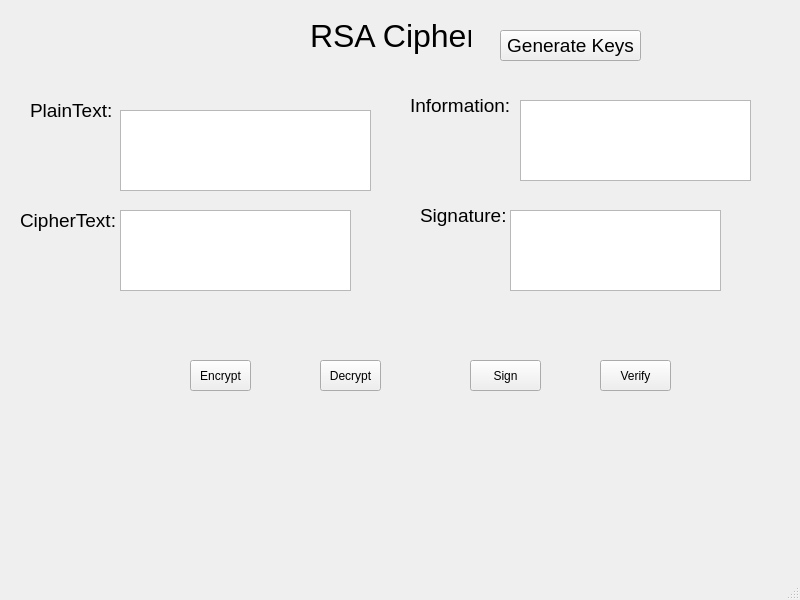
<?xml version="1.0" encoding="UTF-8"?>
<ui version="4.0">
 <class>MainWindow</class>
 <widget class="QMainWindow" name="MainWindow">
  <property name="geometry">
   <rect>
    <x>0</x>
    <y>0</y>
    <width>800</width>
    <height>600</height>
   </rect>
  </property>
  <property name="windowTitle">
   <string>MainWindow</string>
  </property>
  <widget class="QWidget" name="centralwidget">
   <widget class="QLabel" name="label">
    <property name="geometry">
     <rect>
      <x>310</x>
      <y>10</y>
      <width>161</width>
      <height>51</height>
     </rect>
    </property>
    <property name="font">
     <font>
      <pointsize>24</pointsize>
     </font>
    </property>
    <property name="text">
     <string>RSA Cipher</string>
    </property>
   </widget>
   <widget class="QLabel" name="label_2">
    <property name="geometry">
     <rect>
      <x>30</x>
      <y>100</y>
      <width>91</width>
      <height>21</height>
     </rect>
    </property>
    <property name="font">
     <font>
      <pointsize>14</pointsize>
     </font>
    </property>
    <property name="text">
     <string>PlainText:</string>
    </property>
   </widget>
   <widget class="QLabel" name="label_3">
    <property name="geometry">
     <rect>
      <x>20</x>
      <y>210</y>
      <width>101</width>
      <height>21</height>
     </rect>
    </property>
    <property name="font">
     <font>
      <pointsize>14</pointsize>
     </font>
    </property>
    <property name="text">
     <string>CipherText:</string>
    </property>
   </widget>
   <widget class="QLabel" name="label_4">
    <property name="geometry">
     <rect>
      <x>410</x>
      <y>90</y>
      <width>111</width>
      <height>31</height>
     </rect>
    </property>
    <property name="font">
     <font>
      <pointsize>14</pointsize>
     </font>
    </property>
    <property name="text">
     <string>Information:</string>
    </property>
   </widget>
   <widget class="QLabel" name="label_5">
    <property name="geometry">
     <rect>
      <x>420</x>
      <y>200</y>
      <width>121</width>
      <height>31</height>
     </rect>
    </property>
    <property name="font">
     <font>
      <pointsize>14</pointsize>
     </font>
    </property>
    <property name="text">
     <string>Signature:</string>
    </property>
   </widget>
   <widget class="QToolButton" name="btn_gen_keys">
    <property name="geometry">
     <rect>
      <x>500</x>
      <y>30</y>
      <width>141</width>
      <height>31</height>
     </rect>
    </property>
    <property name="font">
     <font>
      <pointsize>14</pointsize>
     </font>
    </property>
    <property name="text">
     <string>Generate Keys</string>
    </property>
   </widget>
   <widget class="QToolButton" name="btn_encrypt">
    <property name="geometry">
     <rect>
      <x>190</x>
      <y>360</y>
      <width>61</width>
      <height>31</height>
     </rect>
    </property>
    <property name="text">
     <string>Encrypt</string>
    </property>
   </widget>
   <widget class="QToolButton" name="btn_verify">
    <property name="geometry">
     <rect>
      <x>600</x>
      <y>360</y>
      <width>71</width>
      <height>31</height>
     </rect>
    </property>
    <property name="text">
     <string>Verify</string>
    </property>
   </widget>
   <widget class="QToolButton" name="btn_decrypt">
    <property name="geometry">
     <rect>
      <x>320</x>
      <y>360</y>
      <width>61</width>
      <height>31</height>
     </rect>
    </property>
    <property name="text">
     <string>Decrypt</string>
    </property>
   </widget>
   <widget class="QToolButton" name="btn_sign">
    <property name="geometry">
     <rect>
      <x>470</x>
      <y>360</y>
      <width>71</width>
      <height>31</height>
     </rect>
    </property>
    <property name="text">
     <string>Sign</string>
    </property>
   </widget>
   <widget class="QTextEdit" name="txt_plain_text">
    <property name="geometry">
     <rect>
      <x>120</x>
      <y>110</y>
      <width>251</width>
      <height>81</height>
     </rect>
    </property>
   </widget>
   <widget class="QTextEdit" name="txt_cipher_text">
    <property name="geometry">
     <rect>
      <x>120</x>
      <y>210</y>
      <width>231</width>
      <height>81</height>
     </rect>
    </property>
   </widget>
   <widget class="QTextEdit" name="txt_info">
    <property name="geometry">
     <rect>
      <x>520</x>
      <y>100</y>
      <width>231</width>
      <height>81</height>
     </rect>
    </property>
   </widget>
   <widget class="QTextEdit" name="txt_sign">
    <property name="geometry">
     <rect>
      <x>510</x>
      <y>210</y>
      <width>211</width>
      <height>81</height>
     </rect>
    </property>
   </widget>
  </widget>
  <widget class="QMenuBar" name="menubar">
   <property name="geometry">
    <rect>
     <x>0</x>
     <y>0</y>
     <width>800</width>
     <height>21</height>
    </rect>
   </property>
  </widget>
  <widget class="QStatusBar" name="statusbar"/>
 </widget>
 <resources/>
 <connections/>
</ui>
